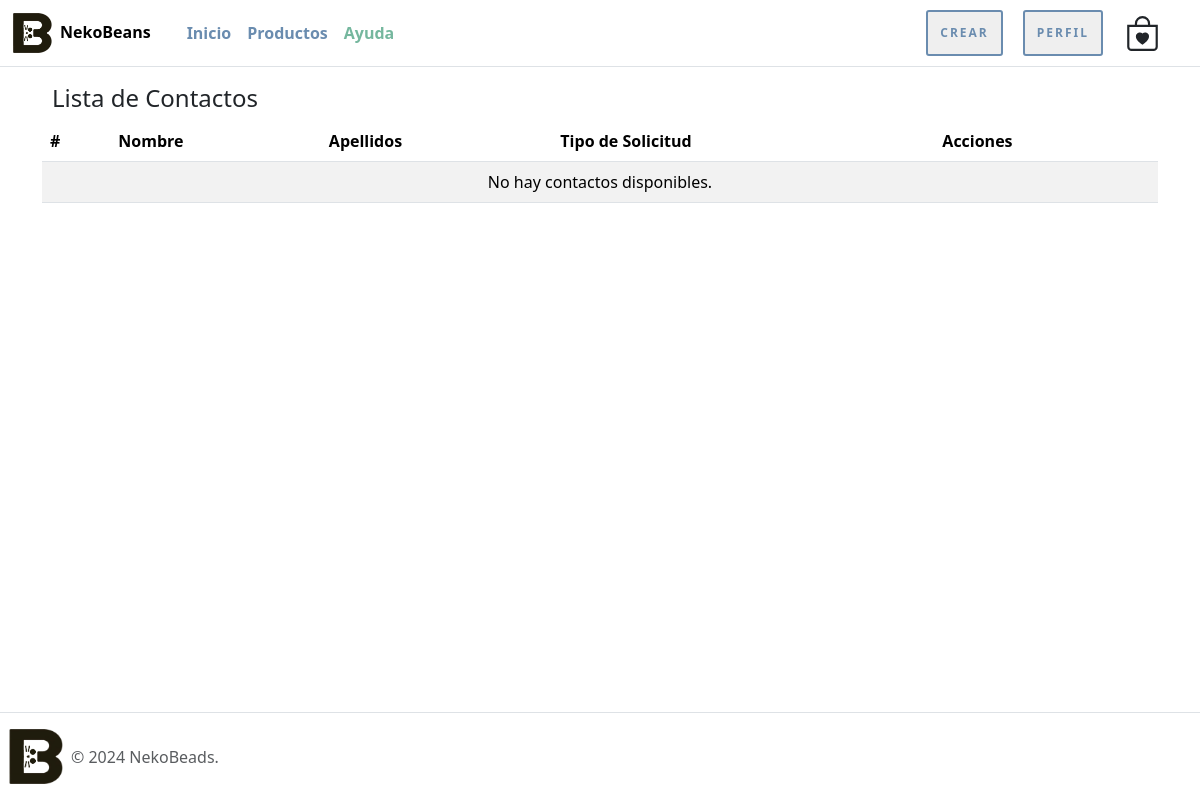
The app's page /lista-comentarios/ (signed in), older data.
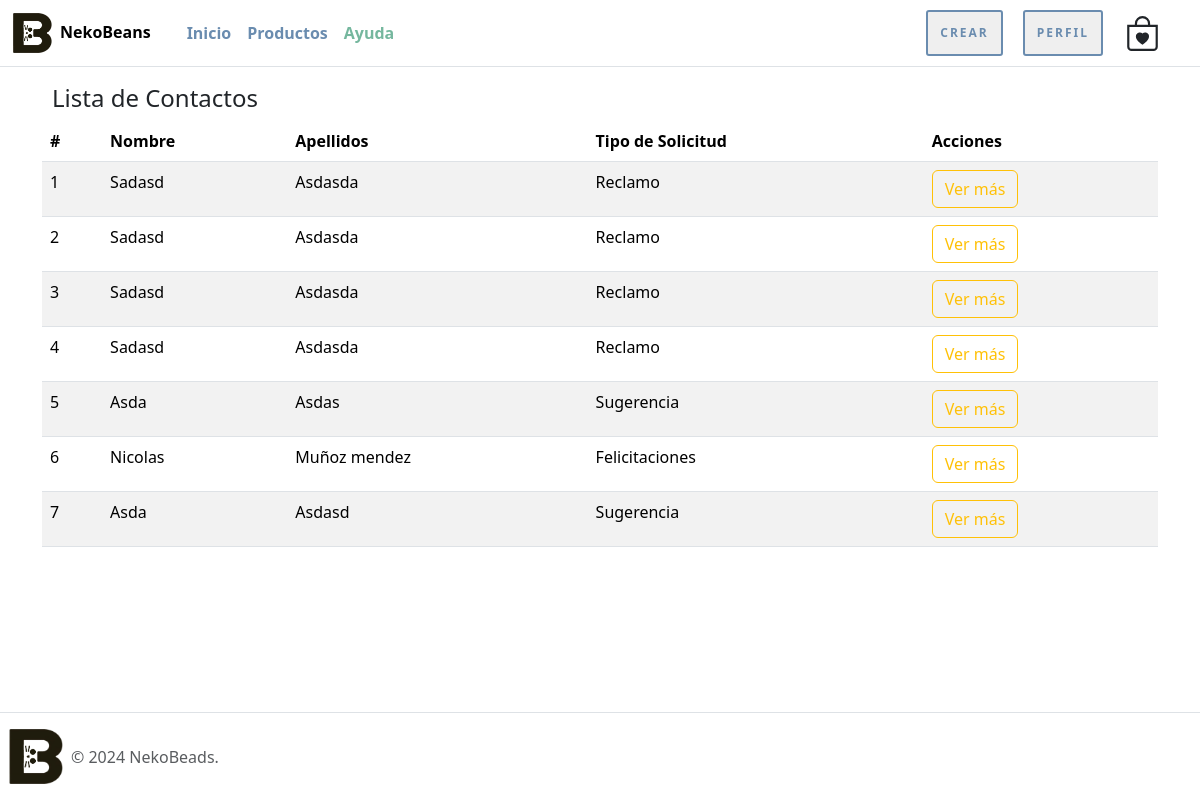
The same page, newer data.
### nekoBeansWeb/models.py (models this page shows, shortened)
class Contacto(models.Model):
    nombre = models.CharField(max_length=20)
    apellidos = models.CharField(max_length=20)
    email = models.EmailField()
    telefono = models.CharField(max_length=9)
    tipo_solicitud = models.IntegerField(choices=tipo_consulta)
    mensaje = models.TextField()

### nekoBeansWeb/views.py (the view)
# urls.py: path('lista-comentarios/', lista_comentarios, name="lista_comentarios"),
@permission_required('nekoBeansWeb.view_comentarios')
def lista_comentarios(request):
    contactos = Contacto.objects.all()
    data = {
        'contactos': contactos
    }
    return render(request, 'nekoBeansWeb/comentarios/lista_contacto.html', data)

### nekoBeansWeb/templates/nekoBeansWeb/comentarios/lista_contacto.html (shortened to what this page needs)
{% extends 'nekoBeansWeb/narvar_footer.html' %}
{% load static %}
{% block contenido %}
<div class="container mt-4">
    <div class="row">
        <div class="col-md-12">
            <h4 class="espacio-titulos">Lista de Contactos</h4>
            <div class="table-responsive">
                <table class="table table-hover table-striped">
                    <thead class="thead-dark">
                        <tr>
                            <th scope="col">#</th>
                            <th scope="col">Nombre</th>
                            <th scope="col">Apellidos</th>
                            <th scope="col">Tipo de Solicitud</th>
                            <th scope="col">Acciones</th>
                        </tr>
                    </thead>
                    <tbody>
                        {% for contacto in contactos %}
                        <tr>
                            <td>{{ forloop.counter }}</td>
                            <td>{{ contacto.nombre | capfirst }}</td>
                            <td>{{ contacto.apellidos | capfirst }}</td>
                            <td>{{ contacto.get_tipo_solicitud_display }}</td>
                            <td>
                                <button type="button" class="btn btn-md btn-outline-warning abrir-modal"
                                    data-bs-toggle="modal" data-bs-target="#modal-tarjeta-{{ contacto.id }}">
                                    Ver más
                                </button>
                            </td>
                        </tr>
                        {% empty %}
                        <tr>
                            <td colspan="8" class="text-center">No hay contactos disponibles.</td>
                        </tr>
                        {% endfor %}
                    </tbody>
                </table>
            </div>
        </div>
    </div>
</div>
{% endblock %}

Row changes from the older to the newer data that the page shows:
added Contacto: nombre "Sadasd", apellidos "Asdasda", tipo_solicitud "Reclamo"
added Contacto: nombre "Sadasd", apellidos "Asdasda", tipo_solicitud "Reclamo"
added Contacto: nombre "Sadasd", apellidos "Asdasda", tipo_solicitud "Reclamo"
added Contacto: nombre "Sadasd", apellidos "Asdasda", tipo_solicitud "Reclamo"
added Contacto: nombre "Asda", apellidos "Asdas", tipo_solicitud "Sugerencia"
added Contacto: nombre "Nicolas", apellidos "Muñoz mendez", tipo_solicitud "Felicitaciones"
added Contacto: nombre "Asda", apellidos "Asdasd", tipo_solicitud "Sugerencia"
Text that changed along with them:
text no longer shown: "No hay contactos disponibles."
